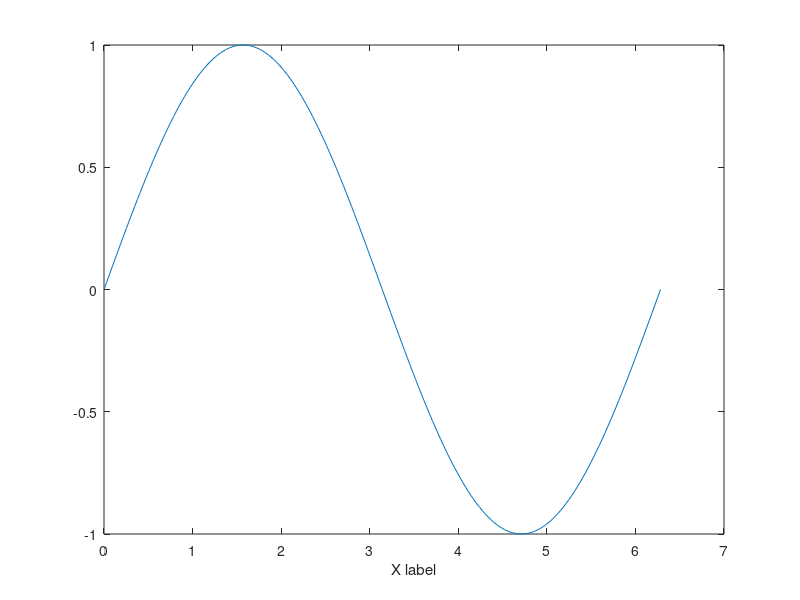

MATLAB code for this plot: (Note: this script raises an error after producing the figure.)
%=============================================================================
% Copyright (c) 2016-present Allan CORNET (Nelson)
%=============================================================================
% This file is part of Nelson.
%=============================================================================
% LICENCE_BLOCK_BEGIN
% SPDX-License-Identifier: LGPL-3.0-or-later
% LICENCE_BLOCK_END
%=============================================================================
% <--ADV-CLI MODE-->
%=============================================================================
f = figure();
x = 0:pi/100:2*pi;
y = sin(x);
plot(x, y);
xlabel('X label');
ax = gca();
assert_istrue(isgraphics(ax.XLabel, 'text'));
assert_isequal(ax.XLabel.String, 'X label');
%=============================================================================
f = figure();
x = 0:pi/100:2*pi;
y = sin(x);
plot(x, y);
ylabel('Y label');
ax = gca();
assert_istrue(isgraphics(ax.YLabel, 'text'));
assert_isequal(ax.YLabel.String, 'Y label');
%=============================================================================
f = figure();
x = 0:pi/100:2*pi;
y = sin(x);
plot(x, y);
zlabel('Z label');
ax = gca();
assert_istrue(isgraphics(ax.ZLabel, 'text'));
assert_isequal(ax.ZLabel.String, 'Z label');
%=============================================================================
f = figure();
x = 0:pi/100:2*pi;
y = sin(x);
plot(x, y);
ax = gca();
xlabel(ax, 'X label');
assert_istrue(isgraphics(ax.XLabel, 'text'));
assert_isequal(ax.XLabel.String, 'X label');
%=============================================================================
